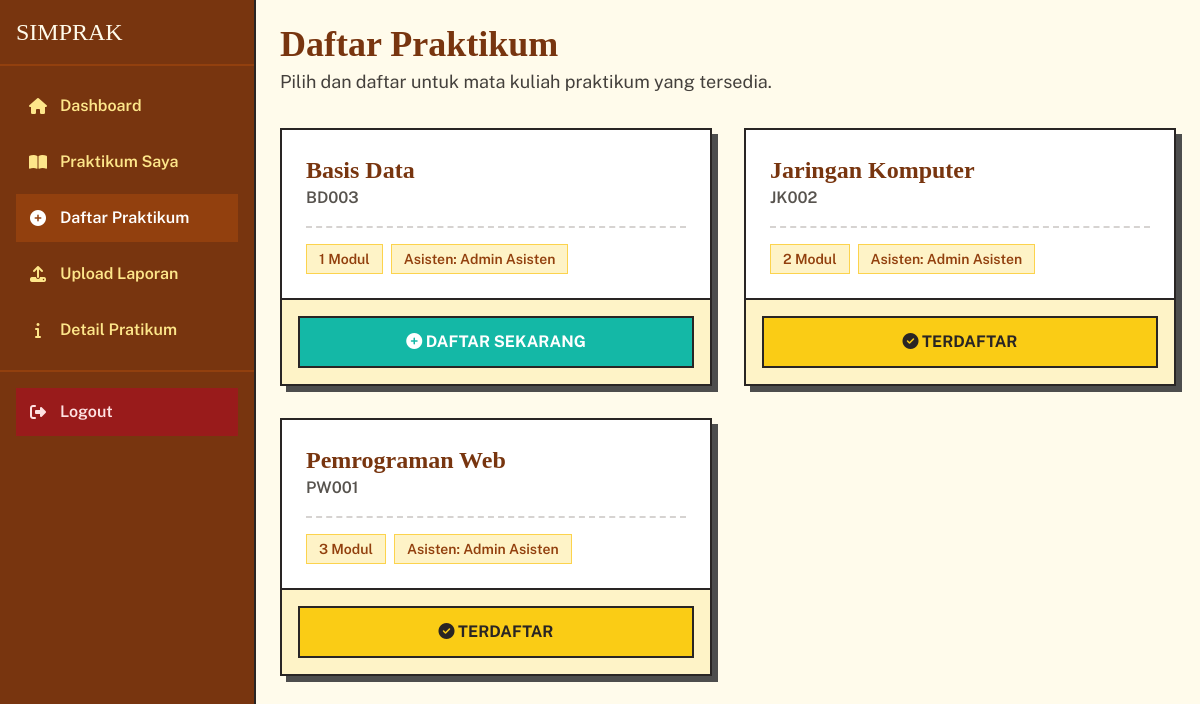
Screenshot of /mahasiswa/daftar_praktikum.php (signed in) with the database file from the repository.
### tables this page shows
CREATE TABLE `mata_praktikum` (
  `id` INT AUTO_INCREMENT PRIMARY KEY,
  `kode_mk` VARCHAR(20) NOT NULL UNIQUE,
  `nama_mk` VARCHAR(255) NOT NULL,
  `deskripsi` TEXT,
  `asisten_id` INT,  
  FOREIGN KEY (`asisten_id`) REFERENCES `users`(`id`) ON DELETE SET NULL
);

CREATE TABLE `users` (
  `id` int(11) NOT NULL AUTO_INCREMENT,
  `nama` varchar(100) NOT NULL,
  `email` varchar(100) NOT NULL,
  `password` varchar(255) NOT NULL,
  `role` enum('mahasiswa','asisten') NOT NULL,
  `created_at` timestamp NOT NULL DEFAULT current_timestamp(),
  PRIMARY KEY (`id`),
  UNIQUE KEY `email` (`email`)
);

### mahasiswa/daftar_praktikum.php (the view, shortened to what this page needs)
<?php
require_once '../config.php';
$user_id = $_SESSION['user_id'];
$page_title = 'Daftar Praktikum';
$sql = "SELECT mp.*, u.nama as nama_asisten,
        (SELECT COUNT(*) FROM pendaftaran_praktikum pp WHERE pp.praktikum_id = mp.id) as jumlah_mahasiswa,
        (SELECT COUNT(*) FROM modul m WHERE m.praktikum_id = mp.id) as jumlah_modul
        FROM mata_praktikum mp
        LEFT JOIN users u ON mp.asisten_id = u.id
        ORDER BY mp.nama_mk ASC";
$result = $conn->query($sql);
$sql_enrolled = "SELECT praktikum_id FROM pendaftaran_praktikum WHERE mahasiswa_id = ?";
$stmt_enrolled = $conn->prepare($sql_enrolled);
$stmt_enrolled->bind_param("i", $user_id);
$stmt_enrolled->execute();
$enrolled_result = $stmt_enrolled->get_result();
$enrolled_praktikum = [];
while($row = $enrolled_result->fetch_assoc()) {
    $enrolled_praktikum[] = $row['praktikum_id'];
}
?>
<!DOCTYPE html>
<html lang="id">
<head>
    <link href="https://cdnjs.cloudflare.com/ajax/libs/font-awesome/6.4.0/css/all.min.css" rel="stylesheet">
    <script src="https://cdn.tailwindcss.com"></script>
</head>
<body class="bg-amber-50 text-stone-800">
    <div class="flex">
        <div id="sidebar" class="sidebar fixed inset-y-0 left-0 z-50 w-64 bg-amber-900 text-amber-100 transform md:translate-x-0 transition-transform duration-300 ease-in-out border-r-2 border-stone-800">
             <div class="flex items-center justify-between p-4 border-b-2 border-amber-800">
                <h1 class="font-serif text-2xl text-amber-50">SIMPRAK</h1>
            </div>
            <nav class="p-4 flex-grow">
                <ul class="space-y-2">
                    <li><a href="dashboard.php" class="flex items-center gap-3 p-3 rounded-none transition-colors text-amber-200 hover:bg-amber-800"><i class="fas fa-home w-5 text-center"></i><span class="font-semibold">Dashboard</span></a></li>
                    <li><a href="praktikum_saya.php" class="flex items-center gap-3 p-3 rounded-none transition-colors text-amber-200 hover:bg-amber-800"><i class="fas fa-book-open w-5 text-center"></i><span class="font-semibold">Praktikum Saya</span></a></li>
                    <li><a href="daftar_praktikum.php" class="flex items-center gap-3 p-3 rounded-none transition-colors bg-amber-800 text-white"><i class="fas fa-plus-circle w-5 text-center"></i><span class="font-semibold">Daftar Praktikum</span></a></li>
                    <li><a href="upload_laporan.php" class="flex items-center gap-3 p-3 rounded-none transition-colors text-amber-200 hover:bg-amber-800"><i class="fas fa-upload w-5 text-center"></i><span class="font-semibold">Upload Laporan</span></a></li>
                  <li><a href="detail_pratikum.php" class="flex items-center gap-3 p-3 rounded-none transition-colors text-amber-200 hover:bg-amber-800"><i class="fas fa-info w-5 text-center"></i><span class="font-semibold">Detail Pratikum</span></a></li>
                </ul>
            </nav>
            <div class="p-4 border-t-2 border-amber-800">
                <a href="../logout.php" class="flex items-center gap-3 p-3 rounded-none bg-red-800 hover:bg-red-700 transition-colors text-red-100 hover:text-white">
                    <i class="fas fa-sign-out-alt w-5 text-center"></i><span class="font-semibold">Logout</span>
                </a>
            </div>
        </div>
        <div class="md:ml-64 flex-grow p-6">
            <header class="mb-8">
                <h1 class="font-serif text-4xl font-bold text-amber-900"><?= htmlspecialchars($page_title) ?></h1>
                <p class="text-stone-700 mt-1 text-lg">Pilih dan daftar untuk mata kuliah praktikum yang tersedia.</p>
            </header>
            <?php if ($result && $result->num_rows > 0): ?>
                <div class="grid grid-cols-1 lg:grid-cols-2 xl:grid-cols-3 gap-8">
                    <?php while($praktikum = $result->fetch_assoc()): ?>
                        <div class="bg-white border-2 border-stone-800 flex flex-col retro-shadow transition-all duration-200 hover:transform hover:-translate-y-1 hover:-translate-x-1 hover:shadow-[10px_10px_0px_var(--retro-border)]">
                            <div class="p-6 flex-grow">
                                <h3 class="font-serif text-2xl font-bold text-amber-900"><?= htmlspecialchars($praktikum['nama_mk']) ?></h3>
                                <p class="text-stone-600 mb-4 font-semibold"><?= htmlspecialchars($praktikum['kode_mk']) ?></p>
                                <div class="flex flex-wrap gap-2 text-sm mt-4 pt-4 border-t-2 border-dashed border-stone-300">
                                    <span class="bg-amber-100 border border-amber-300 text-amber-800 font-semibold px-3 py-1"><?= $praktikum['jumlah_modul'] ?> Modul</span>
                                    <span class="bg-amber-100 border border-amber-300 text-amber-800 font-semibold px-3 py-1">Asisten: <?= htmlspecialchars($praktikum['nama_asisten'] ?? 'N/A') ?></span>
                                </div>
                            </div>
                            <div class="mt-auto p-4 bg-amber-100 border-t-2 border-stone-800">
                                <?php if (in_array($praktikum['id'], $enrolled_praktikum)): ?>
                                    <div class="w-full text-center p-3 font-bold bg-yellow-400 border-2 border-stone-800">
                                        <i class="fas fa-check-circle"></i> TERDAFTAR
                                    </div>
                                <?php else: ?>
                                    <form method="post" action="daftar_praktikum.php" class="w-full">
                                        <button type="submit" class="w-full text-center p-3 font-bold bg-teal-500 text-white border-2 border-stone-800 hover:bg-teal-600 transition-colors">
                                            <i class="fas fa-plus-circle"></i> DAFTAR SEKARANG
                                        </button>
                                    </form>
                                <?php endif; ?>
                            </div>
                        </div>
                    <?php endwhile; ?>
                </div>
            <?php endif; ?>
        </div>
    </div>
</body>
</html>

### mahasiswa/daftar_praktikum.php (style rules this page uses)
:root { --retro-border: #4d4d4d; --sidebar-bg: #362314; --sidebar-text: #eaddc7; --sidebar-active: #c69c6d; }
body { font-family: 'Public Sans', sans-serif; }
.font-serif { font-family: 'DM Serif Display', serif; }
.retro-shadow { box-shadow: 6px 6px 0px var(--retro-border); }
.sidebar { transition: transform 0.3s ease-in-out; }
@media (min-width: 768px) { .sidebar { transform: translateX(0); } }

### rows the page displays
mata_praktikum: nama_mk "Basis Data", kode_mk "BD003", jumlah_modul "1", asisten.nama "Admin Asisten"
mata_praktikum: nama_mk "Jaringan Komputer", kode_mk "JK002", jumlah_modul "2", asisten.nama "Admin Asisten", shows "TERDAFTAR"
mata_praktikum: nama_mk "Pemrograman Web", kode_mk "PW001", jumlah_modul "3", asisten.nama "Admin Asisten", shows "TERDAFTAR"

### other values shown
$page_title "Daftar Praktikum"
